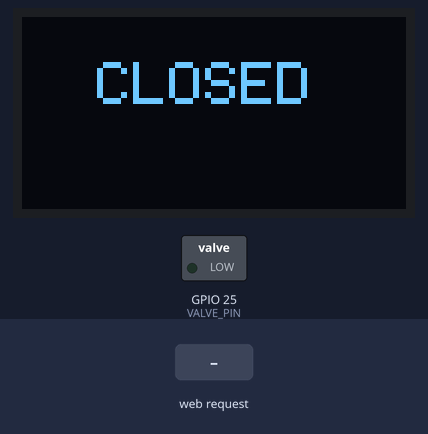
Simulated run of this sketch. Board: ESP32. On the bench: 128×64 one-colour display, switched loads named in the sketch (green lamp = pin HIGH). The test bench sets the inputs (shaded band). WiFi joins after 1.5 s; servers stay silent unless stated; what the sketch prints to the serial monitor is not drawn.

Above: at 2.7 s.
2.8 s: HTTP request GET /valve/open received
At 3.4 s:
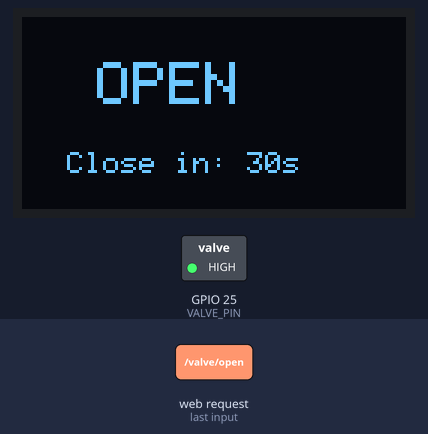
4.3 s: HTTP request GET /valve/close received
At 5.7 s:
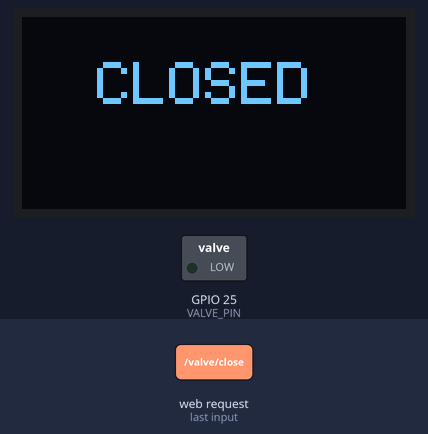
Timing chart, 0 to 7.3 s (numbered marks = the images above; inputs shaded):
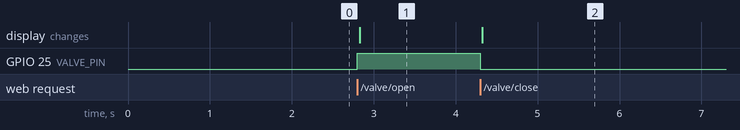

Measured:
- after the input at 2.8 s, GPIO 25 (VALVE_PIN): LOW → HIGH at once; the display: changes at once (image 1)
- after the input at 4.3 s, GPIO 25 (VALVE_PIN): HIGH → LOW at once; the display: changes at once (image 2)

The sketch:

esp32-controller-display.ino
```cpp
#include <WiFi.h>
#include <WebServer.h>
#include <Wire.h>
#include <Adafruit_GFX.h>
#include <Adafruit_SSD1306.h>

const char* ssid = "ElSenorNegro";
const char* pass = "pomidorka38";
const int VALVE_PIN = 25;
const uint32_t CLOSE_DELAY = 30000; // 30 сек

Adafruit_SSD1306 display(128, 64, &Wire, -1);
WebServer server(80);

bool valveOpen = false;
uint32_t openedAt = 0;

void render() {
  display.clearDisplay();
  display.setTextColor(SSD1306_WHITE);
  display.setCursor(25, 15);
  display.setTextSize(2);
  display.println(valveOpen ? "OPEN" : "CLOSED");

  if (valveOpen) {
    display.setCursor(15, 45);
    display.setTextSize(1);
    uint32_t left = (CLOSE_DELAY - (millis() - openedAt)) / 1000;
    display.print("Close in: "); display.print(left); display.print("s");
  }
  display.display();
}

void handleOpen() {
  Serial.println("[HTTP] GET /valve/open");
  digitalWrite(VALVE_PIN, HIGH);
  valveOpen = true;
  openedAt = millis();
  Serial.println("[DEBUG] Valve OPENED");
  server.send(200, "text/plain", "OK: opened");
  render();
}

void handleClose() {
  Serial.println("[HTTP] GET /valve/close");
  digitalWrite(VALVE_PIN, LOW);
  valveOpen = false;
  Serial.println("[DEBUG] Valve CLOSED (manual)");
  server.send(200, "text/plain", "OK: closed");
  render();
}

void setup() {
  Serial.begin(115200);
  Serial.println("\n[INIT] ESP32 booting...");

  pinMode(VALVE_PIN, OUTPUT);
  digitalWrite(VALVE_PIN, LOW);

  Wire.begin(21, 22); // SDA, SCL
  if (!display.begin(SSD1306_SWITCHCAPVCC, 0x3C)) {
    Serial.println("[WARN] SSD1306 not found!");
  } else {
    Serial.println("[INIT] Display ready");
  }
  render();

  Serial.printf("[WIFI] Connecting to '%s'...", ssid);
  WiFi.begin(ssid, pass);
  while (WiFi.status() != WL_CONNECTED) {
    delay(500);
    Serial.print(".");
  }
  Serial.printf("\n[WIFI] Connected! IP: %s\n", WiFi.localIP().toString().c_str());

  server.on("/valve/open", HTTP_GET, handleOpen);
  server.on("/valve/close", HTTP_GET, handleClose);

  // Опционально: корень для проверки
  server.on("/", HTTP_GET, []() {
    server.send(200, "text/plain", "ESP32 Valve Controller\nEndpoints: /valve/open, /valve/close");
  });

  server.begin();
  Serial.println("[HTTP] Server listening on port 80");
}

void loop() {
  server.handleClient();

  // Автозакрытие по таймеру (неблокирующее)
  if (valveOpen && millis() - openedAt >= CLOSE_DELAY) {
    digitalWrite(VALVE_PIN, LOW);
    valveOpen = false;
    Serial.println("[TIMER] Valve CLOSED (auto)");
    render();
  }
}
```
